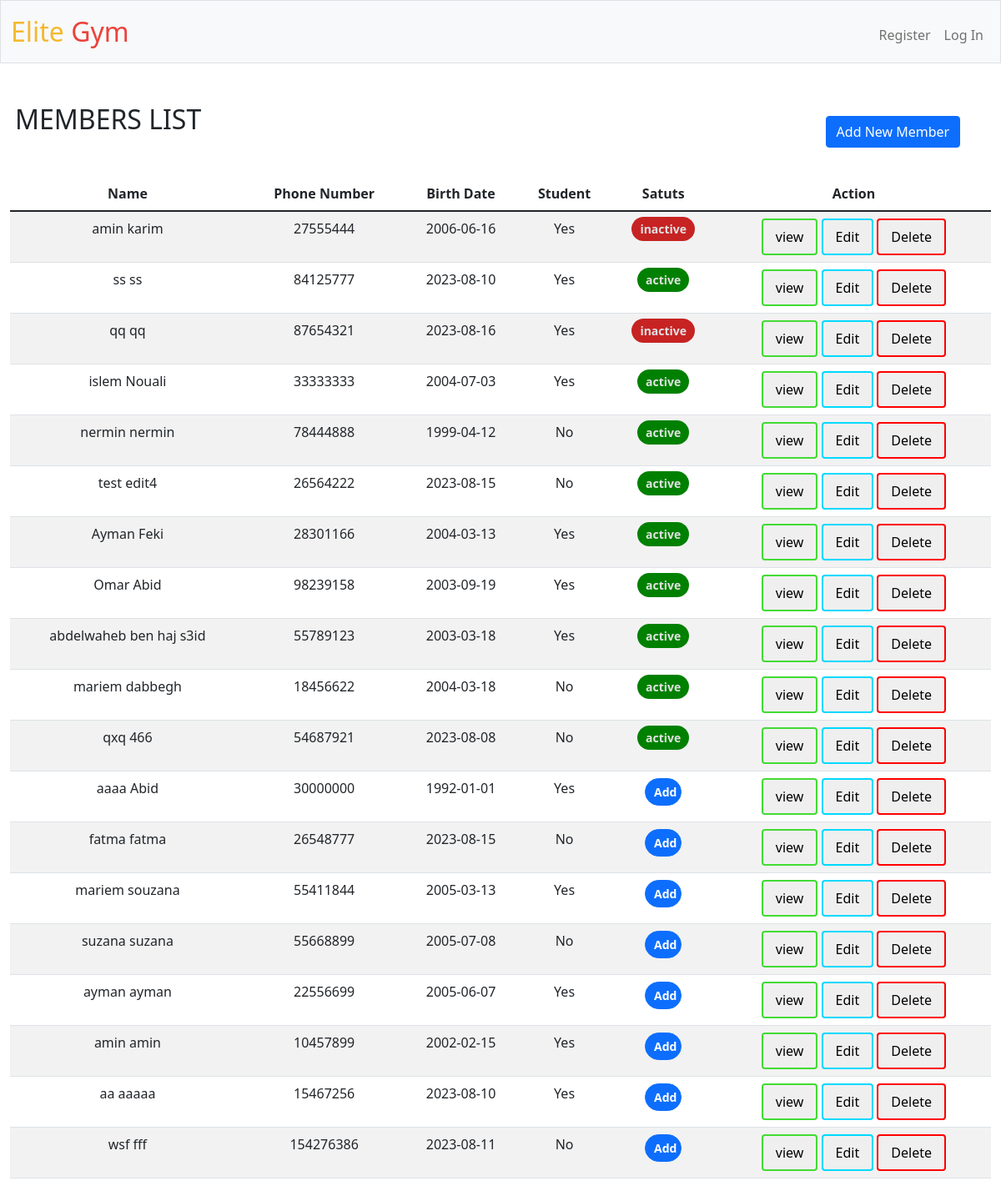
/members, run on the app's committed database.
### tables this page shows
CREATE TABLE 'membership' (
    m_id INTEGER PRIMARY KEY AUTOINCREMENT,
    cl_id INTEGER REFERENCES client(cl_id) ON DELETE CASCADE,
    sp_id INTEGER REFERENCES sport(sp_id) ON DELETE SET NULL,
    m_type varchar(20)  NOT NULL,'duration' INTEGER NOT NULL,
    price INTEGER NOT NULL,
    starts_at DATE,
    ends_at DATE);

CREATE TABLE client(
    cl_id           INTEGER   PRIMARY KEY AUTOINCREMENT,
    cl_Fname        TEXT      NOT NULL,
    cl_Lname        TEXT      NOT NULL,
    cl_num          INTEGER   UNIQUE
                              NOT NULL,
    cl_BD           TEXT,
    student         TEXT,
    CONSTRAINT CK_MEMBERSHIP CHECK (student IN ('yes', 'no', 'YES', 'NO', 'Yes', 'No') ) 
);

### app.py (the view)
@app.route("/members", methods=["GET", "POST"])
def members():
    def delete():
        db.execute("delete from client where cl_id=?",int(request.form.get("cl_id")))
        return render_template("members.html",message8="member deleted succssefuly",member=member,moment=moment,clients=clients,sport=sport)
    def edit():
        def edit_cl():
            if request.form.get("cl_num"):
                num=db.execute("select cl_Fname from client where cl_num=?;",request.form.get("cl_num"))
                if len(num)>0:
                    return render_template('members.html', message3="phone number already exist",member=member,moment=moment,clients=clients,sport=sport)
                if (not request.form.get("cl_num").isnumeric()) or len(request.form.get("cl_num"))<8:
                    return render_template('members.html', message1="phone number invalid",member=member,moment=moment,clients=clients,sport=sport)
            dict_m={"cl_Fname":request.form.get("cl_Fname"),"cl_Lname":request.form.get("cl_Lname"),"cl_BD":request.form.get("cl_BD"),
                    "cl_num":request.form.get("cl_num"),"student":request.form.get("student")}
            for key,value in dict_m.items():
                if value:
                    db.execute("UPDATE client set ?=? where cl_id=?",key,value,int(request.form.get("cl_id")))
        def edit_m():
            result=edit_cl()
            if result is None :
                dict_msh={"m_type":request.form.get("m_type"),"duration":request.form.get("duration"),"price":request.form.get("price")}
                if request.form.get("sp_name"):
                    sp_id=db.execute("select sp_id from sport where sp_name=?",request.form.get("sp_name"))
                    db.execute("update membership set sp_id=? where m_id=?",sp_id[0]["sp_id"],int(request.form.get("m_id")))
                if request.form.get("starts_at") or request.form.get("duration"):
                    db.execute("UPDATE membership set starts_at=? ,ends_at=date(?,'+' || ? || ' months') where m_id=?",request.form.get("starts_at"),request.form.get("starts_at"),int(request.form.get("duration")),int(request.form.get("m_id")))
                for key,value in dict_msh.items():
                    if value:
                        db.execute("UPDATE membership set ?=? where m_id=?",key,value,int(request.form.get("m_id")))
                return render_template("members.html",message7="changes made successfuly",member=member,moment=moment,clients=clients,sport=sport)
            else :
                return result
        if request.form.get("form_id") =="form2m":
            return edit_m()
        elif request.form.get("form_id") =="form2cl":
            result2=edit_cl()
            if result2 is None:
                return render_template("members.html",message7="changes made successfuly",member=member,moment=moment,clients=clients,sport=sport)
            else :
                return result2
    def add():
        def add_cl():
            if (not request.form.get("cl_num").isnumeric()) or len(request.form.get("cl_num"))<8:
                return render_template('members.html', message1="phone number invalid",member=member,moment=moment,clients=clients,sport=sport)
            number=db.execute("select cl_Fname from client where cl_num=?;",request.form.get("cl_num"))
            if len(number)>0:
                return render_template('members.html', message3="phone number already exist",member=member,moment=moment,clients=clients,sport=sport)
            db.execute(
                    "insert into client (cl_Fname,cl_Lname,cl_num,cl_BD,student) values(?,?,?,?,?)",
                    request.form.get("cl_Fname"),
                    request.form.get("cl_Lname"),
                    int(request.form.get("cl_num")),
                    request.form.get("cl_BD"),
                    request.form.get("student")
                )
        def add_m():
            if (not request.form.get("sp_name")) and (not request.form.get("m_type"))  and  (not request.form.get("duration")) and (not request.form.get("price")) and (not request.form.get("starts_at")):
                return "member added successfuly"
            if (not request.form.get("sp_name")) or (not request.form.get("m_type"))  or  (not request.form.get("duration")) or (not request.form.get("price")) or (not request.form.get("starts_at")):
                return "No membership added ! Not enough informations"
            if not request.form.get("cl_id"):
                cl_id=db.execute("select cl_id from client where cl_num=?",int(request.form.get("cl_num")))
            else:
                cl_id=[{}]
                cl_id[0]["cl_id"]=int(request.form.get("cl_id"))
            sp_id=db.execute("select sp_id from sport where sp_name=?",request.form.get("sp_name"))
            db.execute(
                    "insert into membership (cl_id,sp_id,m_type,duration,price,starts_at,ends_at) values(?,?,?,?,?,?,date(?,'+' || ? || ' months'))",
                    cl_id[0]["cl_id"],
                    sp_id[0]["sp_id"],
                    request.form.get("m_type"),
                    int(request.form.get("duration")),
                    int(request.form.get("price")),
                    request.form.get("starts_at"),
                    request.form.get("starts_at"),
                    int(request.form.get("duration")),
                    )
        if request.form.get("form_id") =="form1cl":
            result1=add_m()
            if result1 is None:
                return render_template('members.html',message5="membership added successfuly",member=member,moment=moment,clients=clients,sport=sport)
            else:
                return render_template("members.html",message3="No membership added ! Not enough informations",member=member,moment=moment,clients=clients,sport=sport)
        elif request.form.get("form_id") =="form1m":
            result2=add_cl()
            if result2 is None :
                result3=add_m()
                if result3 is None:
                    return render_template('members.html',message5="member and his membership added successfuly",member=member,moment=moment,clients=clients,sport=sport)
                else:
                    return render_template('members.html',message5="member added successfuly",message3="No membership added ! Not enough informations",member=member,moment=moment,clients=clients,sport=sport)
            else:
                return result2
    moment = datetime.datetime.now().strftime('%Y-%m-%d %H:%M:%S')
    sport=db.execute("select sp_name from sport;")
    member=db.execute("select * from member;")
    clients=db.execute("select cl_id,cl_Fname,cl_Lname,cl_num,cl_BD,student from client where cl_id NOT IN (SELECT cl_id from membership) ;")
    for m in member:
        if moment  >= m["ends_at"]:
            m["status"]="inactive"
        else:
            m["status"]="active"
    if request.method == "POST":
        if "form1" in request.form.get("form_id"):
            return add()
        elif "form2" in request.form.get("form_id") :
            return edit()
        elif request.form.get("form_id")=="form3" :
            return delete()
    else:
        return render_template('members.html',member=member,moment=moment,clients=clients,sport=sport)

### templates/members.html (shortened to what this page needs)
{% extends "layout.html" %}
{% block main %}
<h2>MEMBERS LIST</h2>
<button type="button" class="btn btn-primary" data-bs-toggle="modal" data-bs-target="#exampleModal" id="add">
  Add New Member
</button>
  <table class="table table-striped">
    <thead>
      <tr>
        <th scope="col">Name</th>
        <th scope="col">Phone Number</th>
        <th scope="col">Birth Date</th>
        <th scope="col">Student</th>
        <th scope="col">Satuts</th>
        <th scope="col">Action</th>
      </tr>
    </thead>
    <tbody>
      {% for m in member %}
      <tr>
      <td> {{m.cl_Fname}} {{m.cl_Lname}}</td>
      <td> {{m.cl_num}}</td>
      <td> {{m.cl_BD}}</td>
      <td> {{m.student}}</td>
      <td >{% if m.status=="active" %}
        <span class="status-badge active-badge">{{m.status}}</span>
          {% else %}
          <span class="status-badge inactive-badge">{{m.status}}</span>
          {% endif %}
      </td>
      <td> <button type="button" class="custom-button"  data-bs-toggle="modal" data-bs-target="#viewModal{{loop.index}}" id="view">view</button>
         <button type="button" class="custom-button"  data-bs-toggle="modal" data-bs-target="#edit{{loop.index}}" id="edit" >Edit</button>
          <button type="button" class="custom-button"  data-bs-toggle="modal" data-bs-target="#delete{{loop.index}}" id="delete" >Delete</button>
        </td>
      </tr>
      {% endfor %}
      {% for client in clients %}
      <tr>
        <td> {{client.cl_Fname}} {{client.cl_Lname}}</td>
        <td> {{client.cl_num}}</td>
        <td> {{client.cl_BD}}</td>
        <td> {{client.student}}</td>
        <td> <button type="button" id="add_n_m" class="btn btn-primary" data-bs-toggle="modal" data-bs-target="#addmembership{{loop.index}}" id="add_membership">
          Add
        </button>
      </td>
        <td> <button type="button" class="custom-button" data-bs-toggle="modal" data-bs-target="#view{{loop.index}}" id="view">view</button>
           <button type="button" class="custom-button" data-bs-toggle="modal" data-bs-target="#editc{{loop.index}}" id="edit" >Edit</button>
            <button type="button" id="delete" class="custom-button" data-bs-toggle="modal" data-bs-target="#delete{{loop.index}}">Delete</button>
      </td>
        </tr>
      {% endfor %}
    </tbody>
  </table>
{% endblock %}

### templates/layout.html (shortened to what this page needs)
<!DOCTYPE html>
<html lang="en">
    <head>
        <link href="https://cdn.jsdelivr.net/npm/bootstrap@5.1.3/dist/css/bootstrap.min.css" rel="stylesheet">
        <link href="/static/styles.css" rel="stylesheet">
    </head>
    <body>
        <nav class="bg-light border navbar navbar-expand-md navbar-light">
            <div class="container-fluid">
                <a class="navbar-brand" href="/"><span class="yellow">Elite</span> <span class="red">Gym</span></a>
                <div class="collapse navbar-collapse" id="navbar">
                    {% if session["user_id"] %}
                        <ul class="navbar-nav me-auto mt-2">
                            <li class="nav-item"><a class="nav-link" href="/schedule">Schedule</a></li>
                            <li class="nav-item"><a class="nav-link" href="/members">Members</a></li>
                            <li class="nav-item"><a class="nav-link" href="/trainers">Trainers</a></li>
                            <li class="nav-item"><a class="nav-link" href="/history">History</a></li>
                        </ul>
                        <ul class="navbar-nav ms-auto mt-2">
                            <li class="nav-item"><a class="nav-link" href="/logout">Log Out</a></li>
                        </ul>
                    {% else %}
                        <ul class="navbar-nav ms-auto mt-2">
                            <li class="nav-item"><a class="nav-link" href="/register">Register</a></li>
                            <li class="nav-item"><a class="nav-link" href="/login">Log In</a></li>
                        </ul>
                    {% endif %}
                </div>
            </div>
        </nav>
        <main class="container-fluid py-5 text-center">
            {% block main %}{% endblock %}
        </main>
    </body>
</html>

### static/styles.css (style rules this page uses)
nav .navbar-brand { font-size: xx-large; }
nav .navbar-brand .red { color: #ea433b; }
nav .navbar-brand .yellow { color: #f5b82e; }
h2 { margin-bottom: -5%; margin-right: 80%; }
#add { margin-top: 3%; margin-bottom: 3%; margin-left:80%; }
.custom-button { color: rgb(0, 0, 0); border: none; padding: 8px 15px; text-align: center; text-decoration: none; display: inline-block; font-size: 16px; border-radius: 4px; }
#view { border: 2px solid #42db34; }
#edit { border: 2px solid #00d9ff; }
#delete { border: 2px solid #ff0000; }
td { padding:20px; }
.status-badge { padding: 5px 10px; border-radius: 20px; font-size: 14px; font-weight: bold; }
.active-badge { background-color:green; color: rgb(226, 226, 226); }
.inactive-badge { background-color: rgb(199, 35, 35); color: rgb(226, 226, 226); }
#add_n_m { width: 40%; padding: 5px 10px; border-radius: 20px; font-size: 14px; font-weight: bold; }

### data on the page
membership: cl_Fname "amin", cl_Lname "karim", cl_num "27555444", cl_BD "2006-06-16", student "Yes", status "inactive"
membership: cl_Fname "ss", cl_Lname "ss", cl_num "84125777", cl_BD "2023-08-10", student "Yes", status "active"
membership: cl_Fname "qq", cl_Lname "qq", cl_num "87654321", cl_BD "2023-08-16", student "Yes", status "inactive"
membership: cl_Fname "islem", cl_Lname "Nouali", cl_num "33333333", cl_BD "2004-07-03", student "Yes", status "active"
membership: cl_Fname "nermin", cl_Lname "nermin", cl_num "78444888", cl_BD "1999-04-12", student "No", status "active"
membership: cl_Fname "test", cl_Lname "edit4", cl_num "26564222", cl_BD "2023-08-15", student "No", status "active"
membership: cl_Fname "Ayman", cl_Lname "Feki", cl_num "28301166", cl_BD "2004-03-13", student "Yes", status "active"
membership: cl_Fname "Omar", cl_Lname "Abid", cl_num "98239158", cl_BD "2003-09-19", student "Yes", status "active"
membership: cl_Fname "abdelwaheb", cl_Lname "ben haj s3id", cl_num "55789123", cl_BD "2003-03-18", student "Yes", status "active"
membership: cl_Fname "mariem", cl_Lname "dabbegh", cl_num "18456622", cl_BD "2004-03-18", student "No", status "active"
membership: cl_Fname "qxq", cl_Lname "466", cl_num "54687921", cl_BD "2023-08-08", student "No", status "active"
client: cl_Fname "aaaa", cl_Lname "Abid", cl_num "30000000", cl_BD "1992-01-01", student "Yes"
client: cl_Fname "fatma", cl_Lname "fatma", cl_num "26548777", cl_BD "2023-08-15", student "No"
client: cl_Fname "mariem", cl_Lname "souzana", cl_num "55411844", cl_BD "2005-03-13", student "Yes"
client: cl_Fname "suzana", cl_Lname "suzana", cl_num "55668899", cl_BD "2005-07-08", student "No"
client: cl_Fname "ayman", cl_Lname "ayman", cl_num "22556699", cl_BD "2005-06-07", student "Yes"
client: cl_Fname "amin", cl_Lname "amin", cl_num "10457899", cl_BD "2002-02-15", student "Yes"
client: cl_Fname "aa", cl_Lname "aaaaa", cl_num "15467256", cl_BD "2023-08-10", student "Yes"
client: cl_Fname "wsf", cl_Lname "fff", cl_num "154276386", cl_BD "2023-08-11", student "No"
